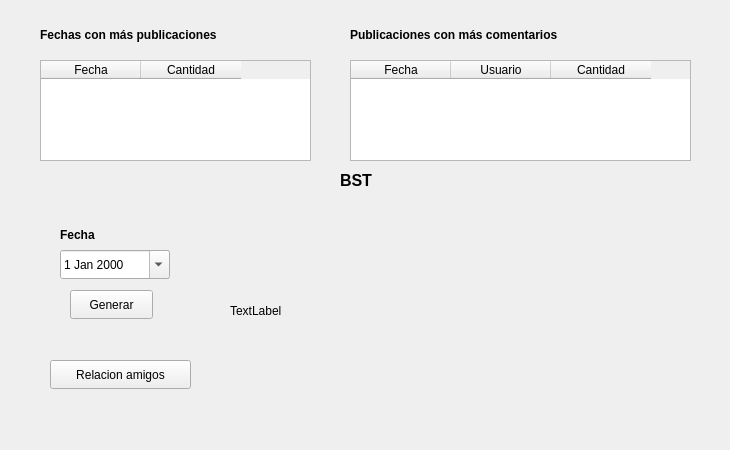
<?xml version="1.0" encoding="UTF-8"?>
<ui version="4.0">
 <class>widgetReportUser</class>
 <widget class="QWidget" name="widgetReportUser">
  <property name="geometry">
   <rect>
    <x>0</x>
    <y>0</y>
    <width>730</width>
    <height>450</height>
   </rect>
  </property>
  <property name="windowTitle">
   <string>Form</string>
  </property>
  <widget class="QLabel" name="label">
   <property name="geometry">
    <rect>
     <x>40</x>
     <y>20</y>
     <width>221</width>
     <height>31</height>
    </rect>
   </property>
   <property name="text">
    <string>&lt;html&gt;&lt;head/&gt;&lt;body&gt;&lt;p&gt;&lt;span style=&quot; font-weight:700;&quot;&gt;Fechas con más publicaciones&lt;/span&gt;&lt;/p&gt;&lt;/body&gt;&lt;/html&gt;</string>
   </property>
  </widget>
  <widget class="QLabel" name="label_2">
   <property name="geometry">
    <rect>
     <x>350</x>
     <y>20</y>
     <width>261</width>
     <height>31</height>
    </rect>
   </property>
   <property name="text">
    <string>&lt;html&gt;&lt;head/&gt;&lt;body&gt;&lt;p&gt;&lt;span style=&quot; font-weight:700;&quot;&gt;Publicaciones con más comentarios&lt;/span&gt;&lt;/p&gt;&lt;/body&gt;&lt;/html&gt;</string>
   </property>
  </widget>
  <widget class="QTableWidget" name="tbl_Report1">
   <property name="geometry">
    <rect>
     <x>40</x>
     <y>60</y>
     <width>271</width>
     <height>101</height>
    </rect>
   </property>
   <column>
    <property name="text">
     <string>Fecha</string>
    </property>
   </column>
   <column>
    <property name="text">
     <string>Cantidad</string>
    </property>
   </column>
  </widget>
  <widget class="QTableWidget" name="tbl_Report2">
   <property name="geometry">
    <rect>
     <x>350</x>
     <y>60</y>
     <width>341</width>
     <height>101</height>
    </rect>
   </property>
   <column>
    <property name="text">
     <string>Fecha</string>
    </property>
   </column>
   <column>
    <property name="text">
     <string>Usuario</string>
    </property>
   </column>
   <column>
    <property name="text">
     <string>Cantidad</string>
    </property>
   </column>
  </widget>
  <widget class="QLabel" name="label_3">
   <property name="geometry">
    <rect>
     <x>340</x>
     <y>160</y>
     <width>41</width>
     <height>41</height>
    </rect>
   </property>
   <property name="text">
    <string>&lt;html&gt;&lt;head/&gt;&lt;body&gt;&lt;p&gt;&lt;span style=&quot; font-size:12pt; font-weight:700;&quot;&gt;BST&lt;/span&gt;&lt;/p&gt;&lt;/body&gt;&lt;/html&gt;</string>
   </property>
  </widget>
  <widget class="QDateEdit" name="datePost">
   <property name="geometry">
    <rect>
     <x>60</x>
     <y>250</y>
     <width>110</width>
     <height>29</height>
    </rect>
   </property>
   <property name="calendarPopup">
    <bool>true</bool>
   </property>
  </widget>
  <widget class="QPushButton" name="pushButton">
   <property name="geometry">
    <rect>
     <x>70</x>
     <y>290</y>
     <width>83</width>
     <height>29</height>
    </rect>
   </property>
   <property name="text">
    <string>Generar</string>
   </property>
  </widget>
  <widget class="QLabel" name="label_4">
   <property name="geometry">
    <rect>
     <x>60</x>
     <y>220</y>
     <width>51</width>
     <height>31</height>
    </rect>
   </property>
   <property name="text">
    <string>&lt;html&gt;&lt;head/&gt;&lt;body&gt;&lt;p&gt;&lt;span style=&quot; font-weight:700;&quot;&gt;Fecha&lt;/span&gt;&lt;/p&gt;&lt;/body&gt;&lt;/html&gt;</string>
   </property>
  </widget>
  <widget class="QLabel" name="lbl_Image">
   <property name="geometry">
    <rect>
     <x>230</x>
     <y>210</y>
     <width>351</width>
     <height>201</height>
    </rect>
   </property>
   <property name="text">
    <string>TextLabel</string>
   </property>
  </widget>
  <widget class="QPushButton" name="pushButton_2">
   <property name="geometry">
    <rect>
     <x>50</x>
     <y>360</y>
     <width>141</width>
     <height>29</height>
    </rect>
   </property>
   <property name="text">
    <string>Relacion amigos</string>
   </property>
  </widget>
 </widget>
 <resources/>
 <connections/>
</ui>
